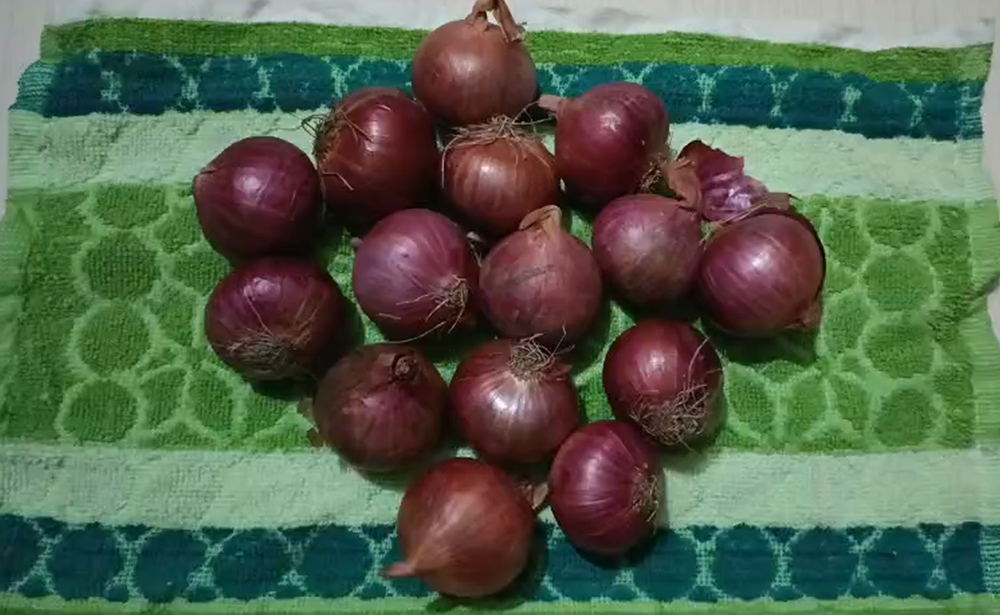
#> input picture onion-backend/sample_heap.png, 1000 x 615 px, shrunk from 1684 x 1035 before the run
$ python heap_localizer.py
#> lines starting #> are read from the running program, lines starting #| are printed output that depends on the picture; after the words box and inside, x2 and y2 are one past the last pixel; in counts of white or black regions, pixels touching at a corner belong together
import cv2
import numpy as np
from scipy.ndimage import maximum_filter

def extract_onion_crops(image_source, debug_save_path: str = None) -> list:
    """
    Isolates individual onions from a heap/mound, robust to multi-onion clusters,
    patterned backgrounds, and 3D stacking.
    """
#> called with image_source = 'sample_heap.png', debug_save_path = 'debug_segmented.jpg'
    if isinstance(image_source, str):
        img = cv2.imread(image_source)
#> img is the input picture: shape (615, 1000, 3); mean B, G, R 75.8, 97.2, 82
        if img is None:
            print(f"Error loading {image_source}")
            return []
    else:
        img = image_source.copy()

    # 1. Color Segmentation: LAB A-Channel + Saturation Gate
    # Rejects both green backgrounds and neutral white/tiled floor stripes
    lab = cv2.cvtColor(img, cv2.COLOR_BGR2LAB)
#> lab: shape (615, 1000, 3); mean of channels 0, 1, 2 100.6, 120.1, 139.2
    hsv = cv2.cvtColor(img, cv2.COLOR_BGR2HSV)
#> hsv: shape (615, 1000, 3); mean H, S, V 69.4, 125.7, 110

    l_chan, a_chan, b_chan = cv2.split(lab)
    _, s_chan, _ = cv2.split(hsv)

    # Red onions have high 'A' value in LAB (typically > 133 in 8-bit scale 0-255)
    # Saturation gate (> 40) strips out neutral white stripes and light flooring
    _, a_mask = cv2.threshold(a_chan, 133, 255, cv2.THRESH_BINARY)
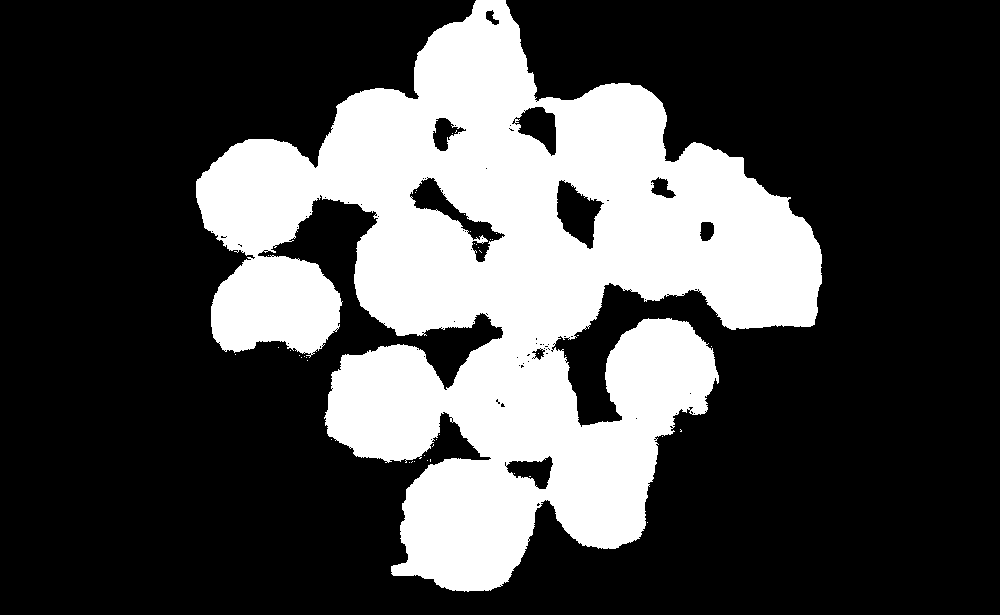
#> a_mask: shape (615, 1000); 29% white; 42 white regions (41 under 20 px), largest, box (x1, y1, x2, y2) and area: (196, 0, 822, 592) 177996
    _, s_mask = cv2.threshold(s_chan, 40, 255, cv2.THRESH_BINARY)
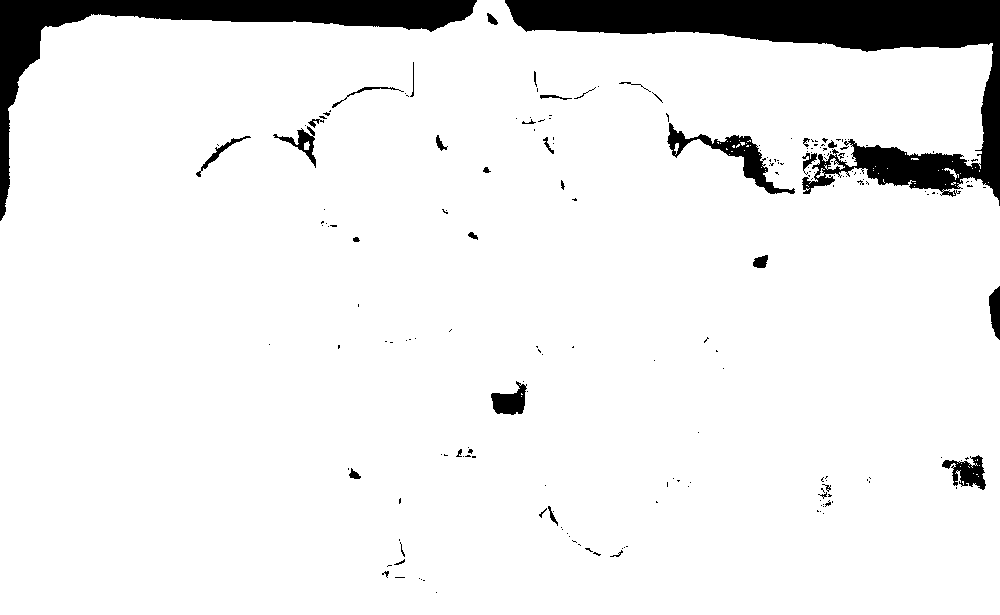
#> s_mask: shape (615, 1000); 92.4% white; 204 black regions (167 under 20 px), largest, box (x1, y1, x2, y2) and area: (505, 0, 1000, 206) 25960, (0, 0, 477, 221) 13959, (667, 123, 795, 194) 1862

    onion_mask = cv2.bitwise_and(a_mask, s_mask)
#> onion_mask: shape (615, 1000); 28.8% white; 44 white regions (43 under 20 px), largest, box (x1, y1, x2, y2) and area: (196, 0, 822, 592) 177006

    # 2. Morphological Cleanup
    kernel = cv2.getStructuringElement(cv2.MORPH_ELLIPSE, (5, 5))
    opening = cv2.morphologyEx(onion_mask, cv2.MORPH_OPEN, kernel, iterations=2)
#> opening: shape (615, 1000); 28.5% white; 2 white regions, box (x1, y1, x2, y2) and area: (196, 0, 822, 592) 165474, (211, 256, 341, 354) 9961
    sure_bg = cv2.dilate(opening, kernel, iterations=3)
#> sure_bg: shape (615, 1000); 33.4% white; 1 white region, box (x1, y1, x2, y2) and area: (190, 0, 828, 598) 205372

    # 3. Local Peak Detection (Replaces global 0.6*max threshold)
    dist_transform = cv2.distanceTransform(opening, cv2.DIST_L2, 5)

    # Neighborhood peak search to identify every individual onion crown
    local_max = maximum_filter(dist_transform, size=21)
    peak_mask = (dist_transform == local_max) & (dist_transform > 12)
#> peak_mask: shape (615, 1000) bool; 0.01% white in thin lines or dots, all inside (x1, y1, x2, y2) = (256, 73, 789, 523)

    sure_fg = np.uint8(peak_mask) * 255
    # Slightly dilate markers so connectedComponents cleanly separates them
    sure_fg = cv2.dilate(sure_fg, np.ones((3, 3), np.uint8), iterations=1)
#> sure_fg: shape (615, 1000); 0.05% white; 27 white regions (26 under 20 px), largest, box (x1, y1, x2, y2) and area: (266, 297, 285, 301) 61

    # 4. Watershed Segmentation
    unknown = cv2.subtract(sure_bg, sure_fg)
#> unknown: shape (615, 1000); 33.3% white; 1 white region, box (x1, y1, x2, y2) and area: (190, 0, 828, 598) 205068
    _, markers = cv2.connectedComponents(sure_fg)
#> markers: shape (615, 1000) int32; 28 distinct labels, from 0 to 27
    markers = markers + 1
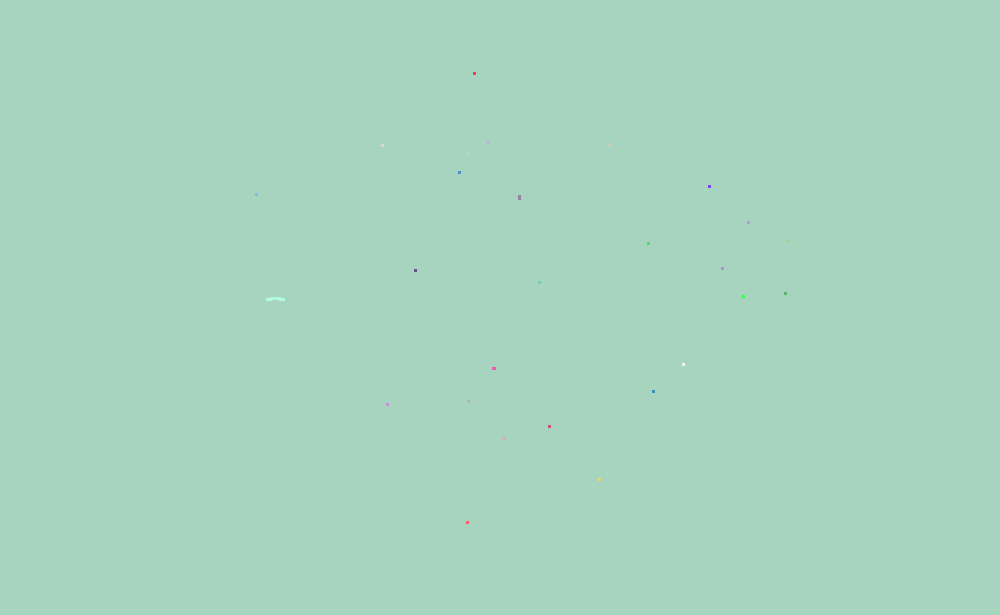
#> markers: shape (615, 1000) int32; 28 distinct labels, from 1 to 28; one colour per label, 0 black
    markers[unknown == 255] = 0
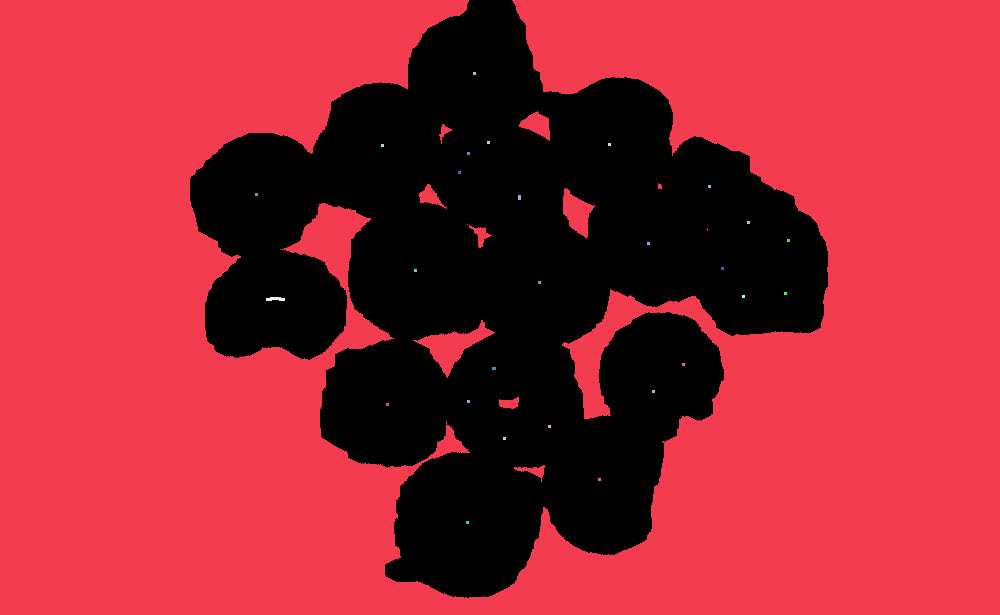
#> markers: shape (615, 1000) int32; 29 distinct labels, from 0 to 28; one colour per label, 0 black
    markers = cv2.watershed(img, markers)
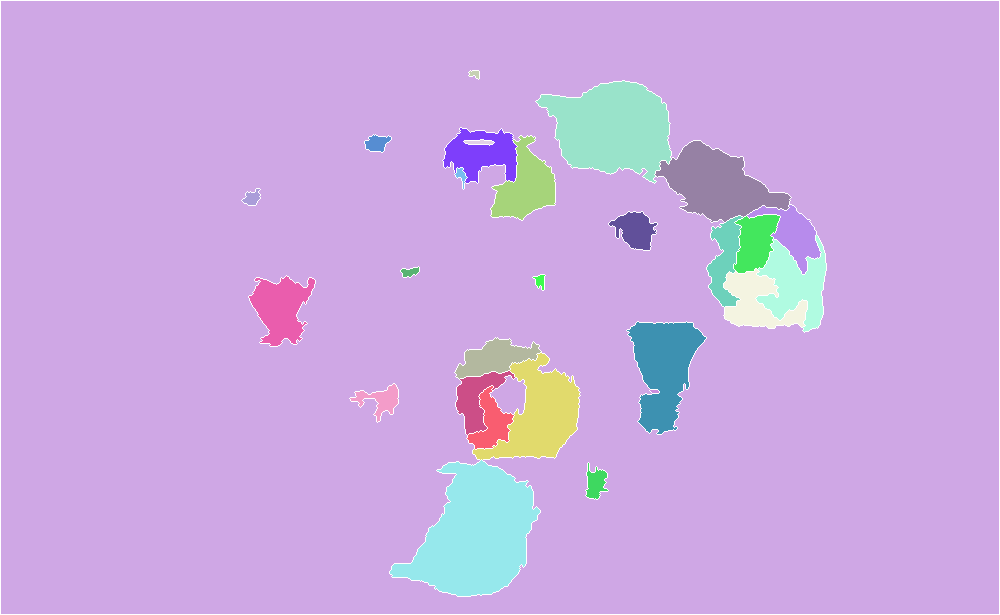
#> markers: shape (615, 1000) int32; 29 distinct labels, from -1 to 28; one colour per label, 0 black, -1 white

    # 5. Extraction with Stacking-Tolerant Filters
    onion_crops = []
    total_image_area = img.shape[0] * img.shape[1]
#> total_image_area = 615000

    for label in np.unique(markers):
        if label <= 1:
            continue

        mask = np.zeros(opening.shape, dtype="uint8")
        mask[markers == label] = 255

        contours, _ = cv2.findContours(mask, cv2.RETR_EXTERNAL, cv2.CHAIN_APPROX_SIMPLE)
        if not contours:
            continue

        c = max(contours, key=cv2.contourArea)
        x, y, w, h = cv2.boundingRect(c)

        contour_area = cv2.contourArea(c)
        relative_area = contour_area / total_image_area
        aspect_ratio = float(w) / h if h > 0 else 0

        hull = cv2.convexHull(c)
        hull_area = cv2.contourArea(hull)
        solidity = contour_area / hull_area if hull_area > 0 else 0

        # Tolerances adjusted for partially occluded/stacked onions:
        # Relative area: 0.3% to 35% of image
        # Aspect ratio: 0.35 to 2.8
        # Solidity: > 0.60 (tolerates overlapping boundaries)
        if 0.003 < relative_area < 0.35 and 0.35 < aspect_ratio < 2.8 and solidity > 0.60:
            crop = img[y:y+h, x:x+w]
            onion_crops.append((crop, x, y, w, h))

            if debug_save_path:
                cv2.rectangle(img, (x, y), (x+w, y+h), (0, 255, 0), 2)
#> this loop made 29 passes
#> (x, y, w, h, contour_area, relative_area, aspect_ratio, hull_area) on passes 3 to 4: (469, 71, 10, 8, 35.5, 5.77e-05, 1.25, 49), (464, 140, 30, 5, 57, 9.27e-05, 6, 80.5)
#> label on pass 1: -1
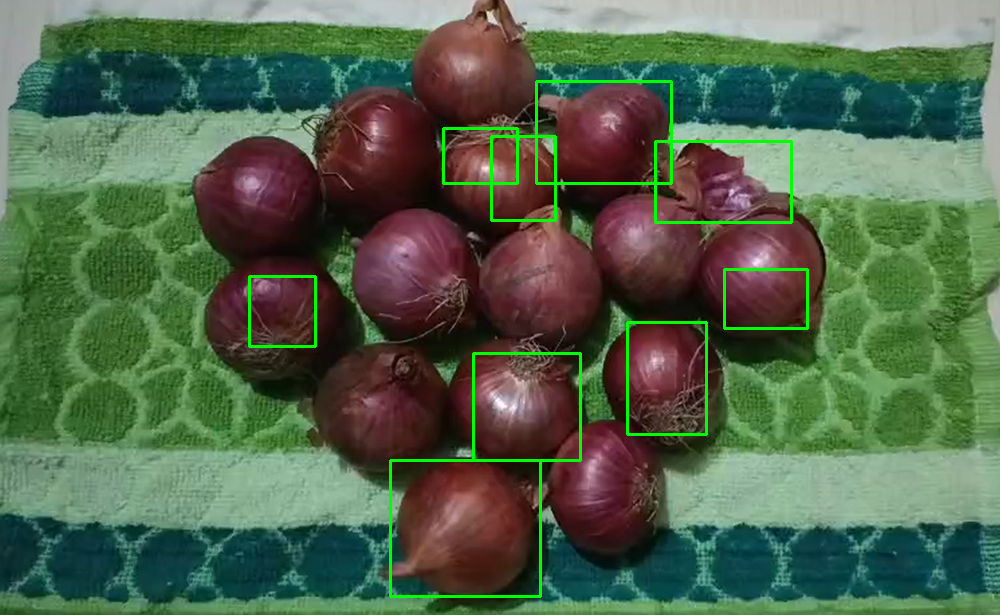
#> img: shape (615, 1000, 3); 1.61% of pixels changed, all inside (x1, y1, x2, y2) = (248, 80, 809, 598)
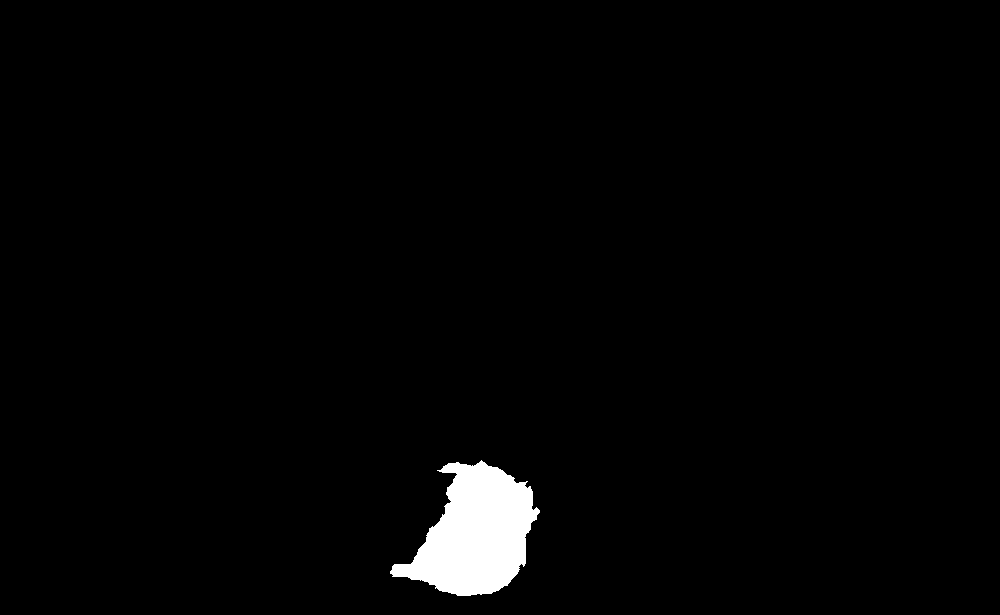
#> mask: shape (615, 1000); 1.9% white; 1 white region, box (x1, y1, x2, y2) and area: (390, 460, 540, 596) 11859
#> after the loop, onion_crops = 9 items

    if debug_save_path:
        cv2.imwrite(debug_save_path, img)

    return onion_crops

if __name__ == "__main__":
    # Test on a frame or still photo
    crops = extract_onion_crops("sample_heap.png", debug_save_path="debug_segmented.jpg")
#> crops = 9 items
    print(f"Successfully extracted {len(crops)} onions.")
#| Successfully extracted 9 onions.
